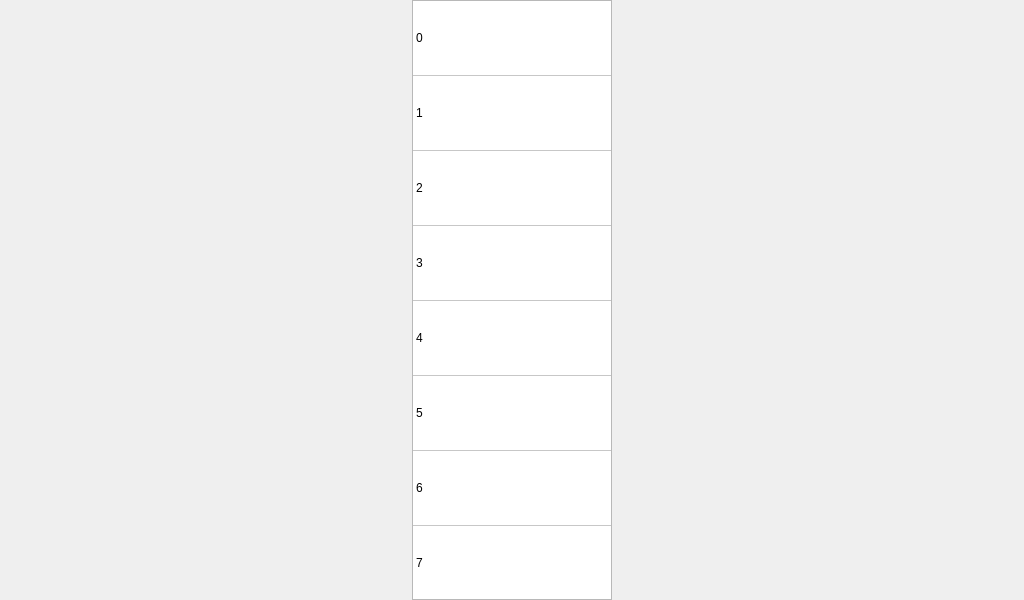
<?xml version="1.0" encoding="UTF-8"?>
<ui version="4.0">
 <class>CabinetPanel</class>
 <widget class="QWidget" name="CabinetPanel">
  <property name="geometry">
   <rect>
    <x>0</x>
    <y>0</y>
    <width>1024</width>
    <height>600</height>
   </rect>
  </property>
  <property name="windowTitle">
   <string>Form</string>
  </property>
  <layout class="QHBoxLayout" name="horizontalLayout">
   <property name="spacing">
    <number>6</number>
   </property>
   <property name="leftMargin">
    <number>0</number>
   </property>
   <property name="topMargin">
    <number>0</number>
   </property>
   <property name="rightMargin">
    <number>0</number>
   </property>
   <property name="bottomMargin">
    <number>0</number>
   </property>
   <item>
    <spacer name="horizontalSpacer">
     <property name="orientation">
      <enum>Qt::Horizontal</enum>
     </property>
     <property name="sizeHint" stdset="0">
      <size>
       <width>40</width>
       <height>20</height>
      </size>
     </property>
    </spacer>
   </item>
   <item>
    <widget class="QTableWidget" name="tableWidget">
     <property name="sizePolicy">
      <sizepolicy hsizetype="Fixed" vsizetype="Expanding">
       <horstretch>0</horstretch>
       <verstretch>0</verstretch>
      </sizepolicy>
     </property>
     <property name="minimumSize">
      <size>
       <width>200</width>
       <height>0</height>
      </size>
     </property>
     <property name="maximumSize">
      <size>
       <width>200</width>
       <height>16777215</height>
      </size>
     </property>
     <property name="verticalScrollBarPolicy">
      <enum>Qt::ScrollBarAlwaysOff</enum>
     </property>
     <property name="horizontalScrollBarPolicy">
      <enum>Qt::ScrollBarAlwaysOff</enum>
     </property>
     <property name="editTriggers">
      <set>QAbstractItemView::NoEditTriggers</set>
     </property>
     <property name="textElideMode">
      <enum>Qt::ElideRight</enum>
     </property>
     <property name="rowCount">
      <number>8</number>
     </property>
     <property name="columnCount">
      <number>1</number>
     </property>
     <attribute name="horizontalHeaderVisible">
      <bool>false</bool>
     </attribute>
     <attribute name="horizontalHeaderDefaultSectionSize">
      <number>250</number>
     </attribute>
     <attribute name="horizontalHeaderHighlightSections">
      <bool>false</bool>
     </attribute>
     <attribute name="verticalHeaderVisible">
      <bool>false</bool>
     </attribute>
     <attribute name="verticalHeaderDefaultSectionSize">
      <number>75</number>
     </attribute>
     <attribute name="verticalHeaderHighlightSections">
      <bool>false</bool>
     </attribute>
     <row/>
     <row/>
     <row/>
     <row/>
     <row/>
     <row/>
     <row/>
     <row/>
     <column/>
     <item row="0" column="0">
      <property name="text">
       <string>0</string>
      </property>
     </item>
     <item row="1" column="0">
      <property name="text">
       <string>1</string>
      </property>
     </item>
     <item row="2" column="0">
      <property name="text">
       <string>2</string>
      </property>
     </item>
     <item row="3" column="0">
      <property name="text">
       <string>3</string>
      </property>
     </item>
     <item row="4" column="0">
      <property name="text">
       <string>4</string>
      </property>
     </item>
     <item row="5" column="0">
      <property name="text">
       <string>5</string>
      </property>
     </item>
     <item row="6" column="0">
      <property name="text">
       <string>6</string>
      </property>
     </item>
     <item row="7" column="0">
      <property name="text">
       <string>7</string>
      </property>
     </item>
    </widget>
   </item>
   <item>
    <spacer name="horizontalSpacer_2">
     <property name="orientation">
      <enum>Qt::Horizontal</enum>
     </property>
     <property name="sizeHint" stdset="0">
      <size>
       <width>40</width>
       <height>20</height>
      </size>
     </property>
    </spacer>
   </item>
  </layout>
 </widget>
 <resources/>
 <connections/>
</ui>
